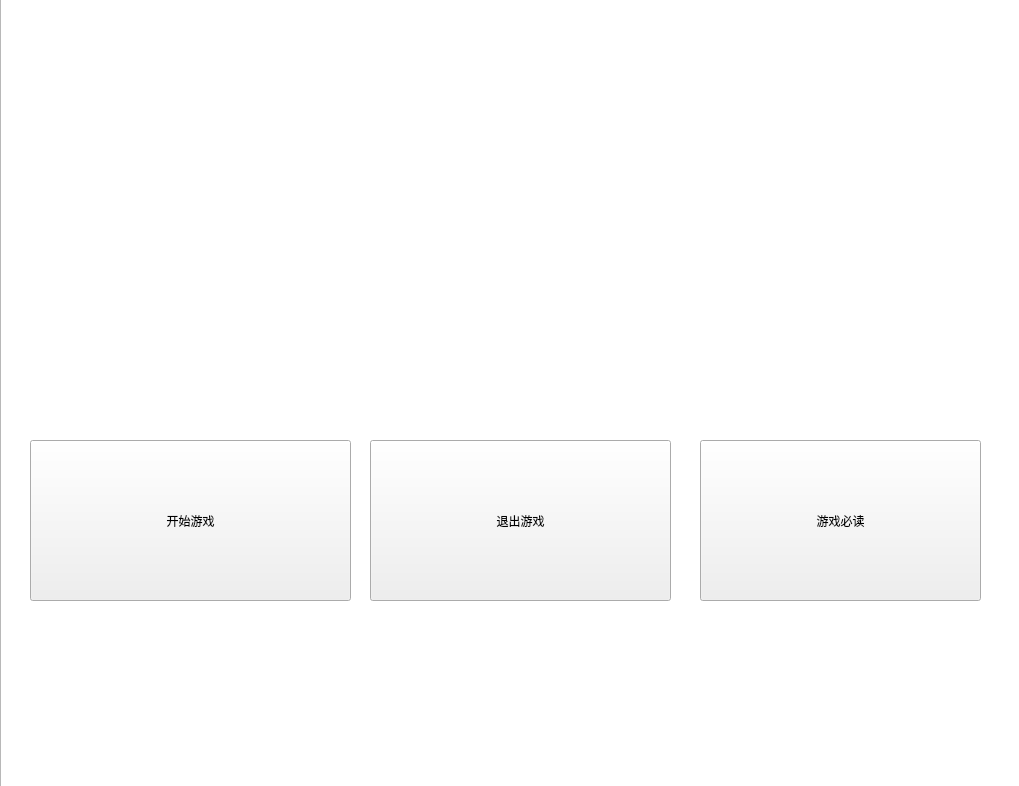
<?xml version="1.0" encoding="UTF-8"?>
<ui version="4.0">
 <class>Form</class>
 <widget class="QWidget" name="Form">
  <property name="geometry">
   <rect>
    <x>0</x>
    <y>0</y>
    <width>1019</width>
    <height>786</height>
   </rect>
  </property>
  <property name="windowTitle">
   <string>Form</string>
  </property>
  <property name="styleSheet">
   <string notr="true"/>
  </property>
  <widget class="QPushButton" name="pushButton">
   <property name="geometry">
    <rect>
     <x>30</x>
     <y>440</y>
     <width>321</width>
     <height>161</height>
    </rect>
   </property>
   <property name="text">
    <string>开始游戏</string>
   </property>
  </widget>
  <widget class="QPushButton" name="pushButton_2">
   <property name="geometry">
    <rect>
     <x>370</x>
     <y>440</y>
     <width>301</width>
     <height>161</height>
    </rect>
   </property>
   <property name="styleSheet">
    <string notr="true"/>
   </property>
   <property name="text">
    <string>退出游戏</string>
   </property>
  </widget>
  <widget class="QPushButton" name="pushButton_3">
   <property name="geometry">
    <rect>
     <x>700</x>
     <y>440</y>
     <width>281</width>
     <height>161</height>
    </rect>
   </property>
   <property name="text">
    <string>游戏必读</string>
   </property>
  </widget>
  <widget class="QListView" name="listView">
   <property name="geometry">
    <rect>
     <x>0</x>
     <y>-40</y>
     <width>1021</width>
     <height>971</height>
    </rect>
   </property>
   <property name="styleSheet">
    <string notr="true">background-image: url(:/res/img_menu_bg.jpg);</string>
   </property>
  </widget>
  <zorder>listView</zorder>
  <zorder>pushButton</zorder>
  <zorder>pushButton_2</zorder>
  <zorder>pushButton_3</zorder>
 </widget>
 <resources/>
 <connections/>
</ui>
